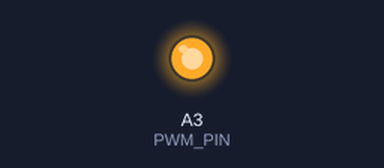
This sketch was run on a simulated Arduino Uno, built with avr-gcc and run on an emulated ATmega328P. On the bench: output pins drawn as LEDs (lit = HIGH).

Above: at 0.1 s.
Timing chart, 0 to 1.6 s (numbered marks = the images above):
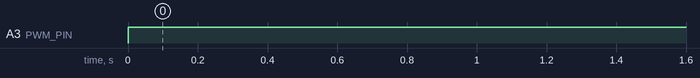

Measured:
- by itself, A3 (PWM_PIN): LOW → HIGH at 0.00 s

The sketch:

4_pwm_analog_write.ino
```cpp
#define PWM_PIN A3
void setup() {
  // put your setup code here, to run once:
}

void loop() {
  // put your main code here, to run repeatedly:
  analogWrite(PWM_PIN, 128); // 50% duty cycle
}
```
